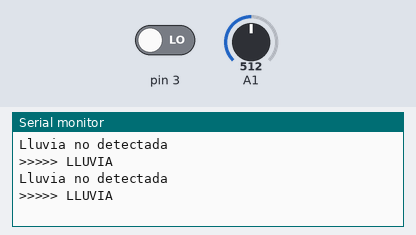
The sketch below on a simulated Arduino Uno, built with avr-gcc and run on an emulated ATmega328P. Parts: the last lines printed to the serial monitor. The inputs (shaded band) are chosen by the test bench; at power-on: A1 = 512, pin 3 LOW.

Above: at 1.8 s.
1.9 s: A1 set to 490
At 2.4 s:
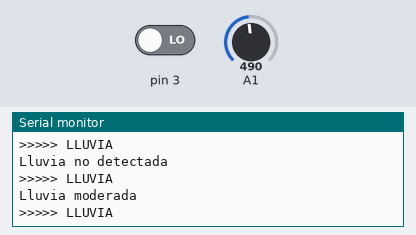
4.5 s: pin 3 driven HIGH
At 5.8 s:
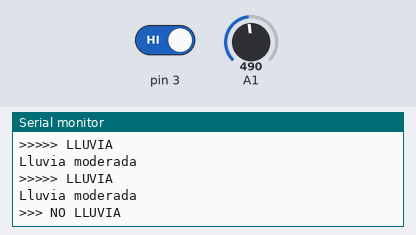
7.5 s: A1 set to 290
At 8.8 s:
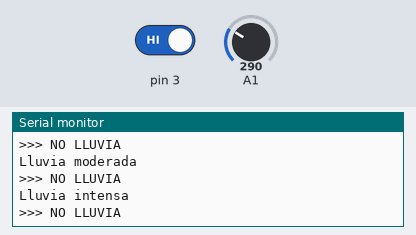

Measured:
- after the input at 1.9 s, the serial monitor: prints a new line after 0.10 s (image 1)
- after the input at 4.5 s, the serial monitor: prints a new line after 0.52 s (image 2)
- after the input at 7.5 s, the serial monitor: prints a new line after 0.50 s (image 3)

The sketch:

sensorLluvia.ino
```cpp
int analogValue;
bool digitalValue;

void setup() {
  // put your setup code here, to run once:
  Serial.begin(9600);
}

void loop() {
  // put your main code here, to run repeatedly:
  //Entrada analogica
  analogValue = analogRead(1);
  if (analogValue < 300)
    Serial.println("Lluvia intensa");
  else if (analogValue < 500)
    Serial.println("Lluvia moderada");
  else
    Serial.println("Lluvia no detectada");

 //Entrada digintal pin 2 arduino
 digitalValue = digitalRead(3);
 if (digitalValue == HIGH)
    Serial.println (">>> NO LLUVIA");
 else
    Serial.println(">>>>> LLUVIA");


 delay(1000);
}
```
